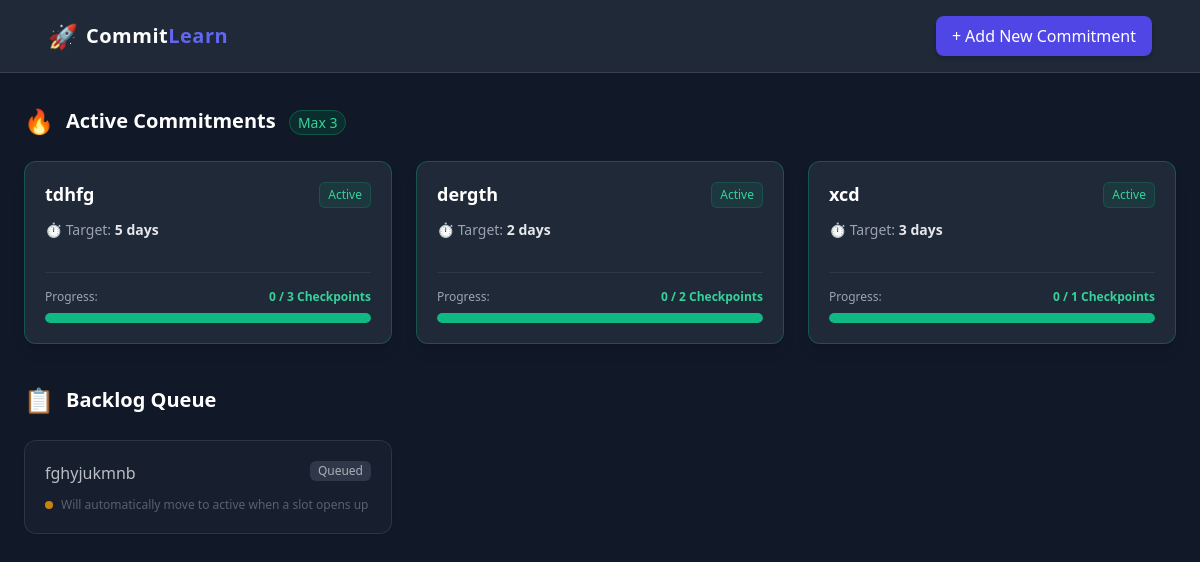
Before: / with the older database file.
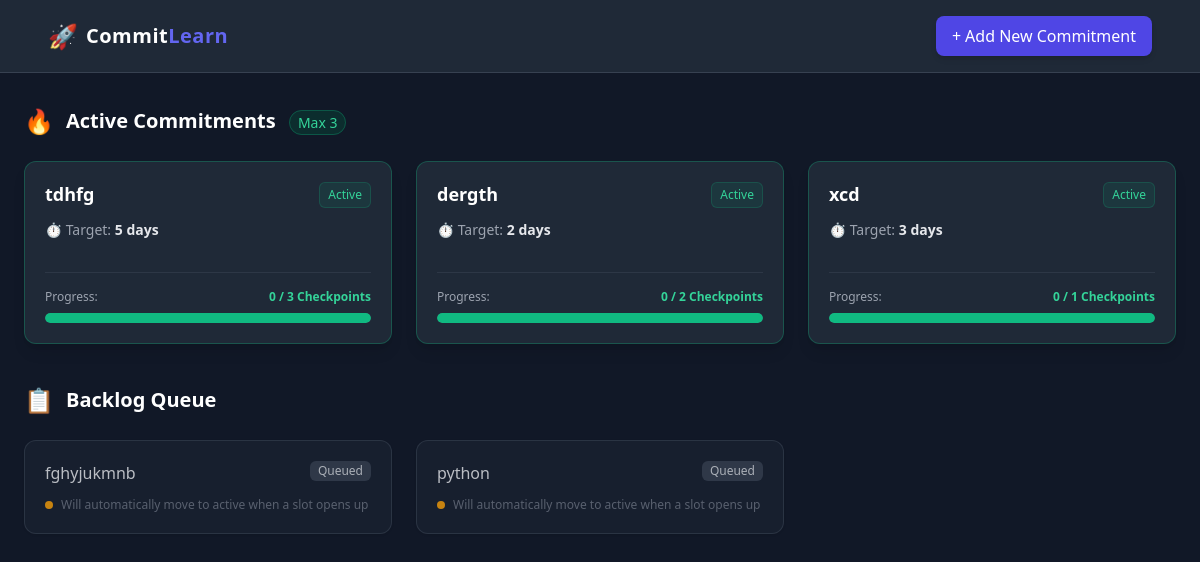
After: the same page with the newer database file.
### tables this page shows
CREATE TABLE goals (
    id INTEGER PRIMARY KEY AUTOINCREMENT,
    title TEXT NOT NULL,
    status TEXT NOT NULL DEFAULT 'active',
    created_at TIMESTAMP DEFAULT CURRENT_TIMESTAMP,
    target_days INTEGER NOT NULL,
    checkpoint_total INTEGER NOT NULL,
    checkpoint_done INTEGER DEFAULT 0,
    last_update_at TIMESTAMP DEFAULT CURRENT_TIMESTAMP,
    drop_reason TEXT
);

### app.py (the view)
@app.route('/')
def index():
    conn = get_db_connection()
    active_goals = conn.execute("SELECT * FROM goals WHERE status = 'active'").fetchall()
    backlog_goals = conn.execute("SELECT * FROM goals WHERE status = 'backlog'").fetchall()
    conn.close()
    return render_template('index.html', active_goals=active_goals, backlog_goals=backlog_goals)

### app.py (called while the page is built)
def get_db_connection():
    conn = sqlite3.connect('database.db')
    conn.row_factory = sqlite3.Row
    return conn

### templates/index.html (shortened to what this page needs)
<!DOCTYPE html>
<html lang="en">
<head>
    <script src="https://cdn.tailwindcss.com"></script>
</head>
<body class="bg-gray-900 text-gray-100 min-h-screen flex flex-col font-sans">
    <nav class="bg-gray-800 border-b border-gray-700 py-4 px-6 md:px-12 flex justify-between items-center sticky top-0 z-10">
        <div class="flex items-center space-x-2">
            <span class="text-2xl">🚀</span>
            <span class="text-xl font-bold tracking-wide text-white">Commit<span class="text-indigo-500">Learn</span></span>
        </div>
        <a href="/create" class="bg-indigo-600 hover:bg-indigo-500 text-white font-medium px-4 py-2 rounded-lg transition-all shadow-md flex items-center space-x-1">
            <span>+</span>
            <span>Add New Commitment</span>
        </a>
    </nav>
    <main class="max-w-7xl mx-auto px-6 py-8 w-full flex-grow space-y-10">
        <section>
            <div class="flex items-center space-x-3 mb-6">
                <span class="text-2xl">🔥</span>
                <h2 class="text-xl font-bold text-white">Active Commitments <span class="text-emerald-400 text-sm font-normal bg-emerald-900/40 border border-emerald-500/30 px-2 py-0.5 rounded-full ml-2">Max 3</span></h2>
            </div>
            <div class="grid grid-cols-1 md:grid-cols-3 gap-6">
                {% for goal in active_goals %}
                    <div class="bg-gray-800 border border-emerald-500/30 rounded-xl p-5 shadow-lg relative flex flex-col justify-between hover:border-emerald-500/60 transition-all">
                        <div>
                            <div class="flex justify-between items-start mb-3">
                                <h3 class="text-lg font-semibold text-white leading-snug">{{ goal.title }}</h3>
                                <span class="text-xs bg-emerald-500/10 text-emerald-400 border border-emerald-500/20 px-2 py-1 rounded-md font-medium">Active</span>
                            </div>
                            <div class="text-sm text-gray-400 mb-4 flex items-center space-x-2">
                                <span>⏱️️ Target: <strong class="text-gray-200">{{ goal.target_days }} days</strong></span>
                            </div>
                        </div>
                        <div class="space-y-2 mt-4 pt-4 border-t border-gray-700/60">
                            <div class="flex justify-between text-xs text-gray-400">
                                <span>Progress:</span>
                                <span class="font-bold text-emerald-400">{{ goal.checkpoint_done }} / {{ goal.checkpoint_total }} Checkpoints</span>
                            </div>
                            <div class="w-full bg-gray-700 rounded-full h-2.5 overflow-hidden">
                                <div class="bg-emerald-500 h-2.5 rounded-full transition-all duration-300"
                                     data-done="{{ goal.checkpoint_done }}"
                                     data-total="{{ goal.checkpoint_total }}"
                                     onload="this.style.width = (this.dataset.total > 0 ? (this.dataset.done / this.dataset.total * 100) : 0) + '%'"></div>
                            </div>
                        </div>
                    </div>
                {% else %}
                    <div class="col-span-full bg-gray-800/50 border border-dashed border-gray-700 rounded-xl p-8 text-center text-gray-400">
                        <p class="text-base">No active commitments yet.</p>
                        <p class="text-xs text-gray-500 mt-1">Start by creating a new goal above.</p>
                    </div>
                {% endfor %}
            </div>
        </section>
        <section>
            <div class="flex items-center space-x-3 mb-6">
                <span class="text-2xl">📋</span>
                <h2 class="text-xl font-bold text-white">Backlog Queue</h2>
            </div>
            <div class="grid grid-cols-1 md:grid-cols-3 gap-6">
                {% for goal in backlog_goals %}
                    <div class="bg-gray-800/60 border border-gray-700/80 rounded-xl p-5 shadow opacity-80 hover:opacity-100 transition-all">
                        <div class="flex justify-between items-start mb-2">
                            <h3 class="text-md font-medium text-gray-200">{{ goal.title }}</h3>
                            <span class="text-xs bg-gray-700 text-gray-300 px-2 py-0.5 rounded-md">Queued</span>
                        </div>
                        <p class="text-xs text-gray-500 mt-3 flex items-center">
                            <span class="inline-block w-2 h-2 rounded-full bg-amber-500 mr-2"></span>
                            Will automatically move to active when a slot opens up
                        </p>
                    </div>
                {% else %}
                    <div class="col-span-full bg-gray-800/30 border border-dashed border-gray-700/60 rounded-xl p-6 text-center text-gray-500 text-sm">
                        Backlog is empty.
                    </div>
                {% endfor %}
            </div>
        </section>
    </main>
</body>
</html>

Changed rows visible on the page:
added goals: title "python", shown under "Backlog Queue"
